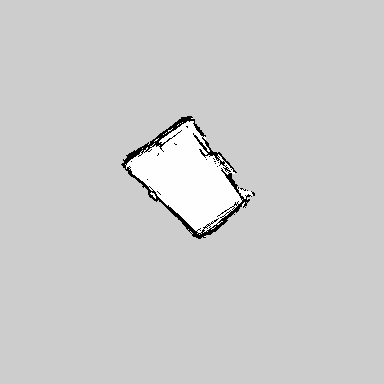
#> input picture SLAM/Office/gmapping/gmapping_dynamic_map.pgm, 384 x 384 px, given in place of gmapping_map_static_image.png, which was not available; the run also reads 1 picture not shown here
$ python map_similarity_comparision.py
#> lines starting #> are read from the running program, lines starting #| are printed output that depends on the picture; long printed decimals are rounded; pictures that were not available may be replaced by others from this repository, and a replacement may not be noted
from skimage.metrics import structural_similarity as ssim
import numpy as np
import cv2
from PIL import Image
import matplotlib.pyplot as plt

def zoom_in_image(image, zoom_factor=1.5):
    """
    Zoom in on the image by a specified zoom factor.

    :param image: The input image to zoom in on.
    :param zoom_factor: The factor by which to zoom in.
    :return: The zoomed-in image.
    """
    height, width = image.shape[:2]

    # Calculate the size of the central region
    new_height = int(height / zoom_factor)
    new_width = int(width / zoom_factor)

    # Calculate the coordinates of the central region
    top = (height - new_height) // 2
    left = (width - new_width) // 2
    bottom = top + new_height
    right = left + new_width

    # Crop the central region
    cropped_image = image[top:bottom, left:right]

    # Resize the cropped region back to the original size
    zoomed_image = cv2.resize(cropped_image, (width, height), interpolation=cv2.INTER_CUBIC)

    return zoomed_image

def resize_image(image, size=(480, 480)):
    # Resize image to the specified size
    return cv2.resize(image, size, interpolation=cv2.INTER_AREA)

def calculate_mse(imageA, imageB):
    # Mean Squared Error
    err = np.sum((imageA.astype("float") - imageB.astype("float")) ** 2)
    err /= float(imageA.shape[0] * imageA.shape[1])
    return err

def calculate_ssim(imageA, imageB):
    # Structural Similarity Index (SSIM)
    ssim_value, _ = ssim(imageA, imageB, full=True)
    return ssim_value

def calculate_entropy(image):
    # Calculate entropy of the image
    histogram, _ = np.histogram(image.flatten(), bins=256, range=(0, 256))
    histogram = histogram / histogram.sum()
    entropy = -np.sum(histogram * np.log2(histogram + 1e-7))
    return entropy

def compare_maps(static_map_path, dynamic_map_path):
    # Load the images
    static_map = np.array(Image.open(static_map_path).convert('L'))
#> static_map is the input picture: shape (384, 384); min 0, max 254, mean 204.8
    dynamic_map = np.array(Image.open(dynamic_map_path).convert('L'))

    # Zoom in on both images by a specified zoom factor
    static_map_zoomed = zoom_in_image(static_map, zoom_factor=1.33)
#> in zoom_in_image, `cropped_image = image[top:bottom, left:right]`:
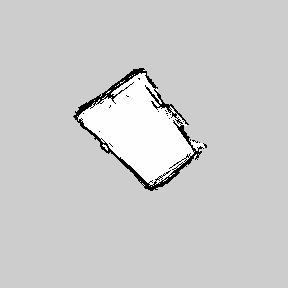
#> cropped_image: shape (288, 288); min 0, max 254, mean 204.7
    dynamic_map_zoomed = zoom_in_image(dynamic_map, zoom_factor=2.5)
#> call 2 of zoom_in_image, with zoom_factor = 2.5
#> in zoom_in_image (call 2), `cropped_image = image[top:bottom, left:right]`:
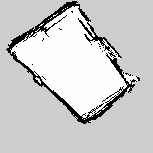
#> cropped_image: shape (153, 153); min 0, max 254, mean 204
#> in zoom_in_image (call 2), `zoomed_image = cv2.resize(cropped_image, (width, height), interpolatio..`:
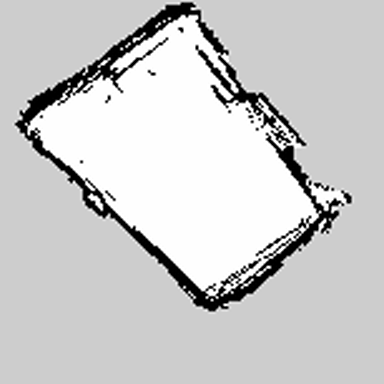
#> zoomed_image: shape (384, 384); min 0, max 255, mean 204.1

    # Resize both images to 480x480 pixels
    static_map_resized = resize_image(static_map_zoomed, size=(640, 640))
    dynamic_map_resized = resize_image(dynamic_map_zoomed, size=(640, 640))
#> call 2 of resize_image, with size = (640, 640)
#> in resize_image (call 2), `return cv2.resize(image, size, interpolation=cv2.INTER_AREA)`:
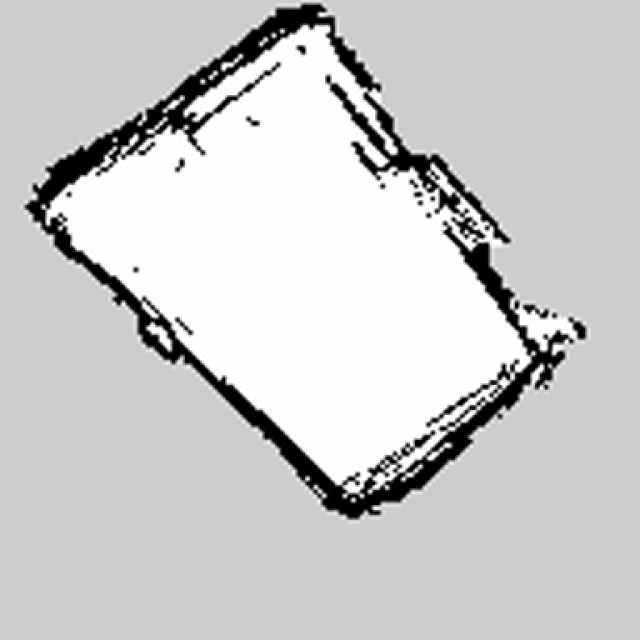
#> returned value: shape (640, 640); min 0, max 255, mean 204.1

    # Calculate metrics
    mse_value = calculate_mse(static_map_resized, dynamic_map_resized)
#> in calculate_mse, `err = np.sum((imageA.astype("float") - imageB.astype("float")) ** 2)`: err = 1.64e+09
#> in calculate_mse, `err /= float(imageA.shape[0] * imageA.shape[1])`: err = 4007.8
#> mse_value = 4007.8
    ssim_value = calculate_ssim(static_map_resized, dynamic_map_resized)
#> in calculate_ssim, `ssim_value, _ = ssim(imageA, imageB, full=True)`: ssim_value = 0.796
#> ssim_value = 0.796
    static_entropy = calculate_entropy(static_map_resized)
#> in calculate_entropy, `histogram, _ = np.histogram(image.flatten(), bins=256, range=(0, 256))`: histogram = 256 values, max 364554 at index 205, min 14 at index 114, mean 1600
#> in calculate_entropy, `histogram = histogram / histogram.sum()`: histogram = 256 values, max 0.89 at index 205, min 3.42e-05 at index 114, mean 0.00391
#> in calculate_entropy, `entropy = -np.sum(histogram * np.log2(histogram + 1e-7))`: entropy = 0.907
#> static_entropy = 0.907
    dynamic_entropy = calculate_entropy(dynamic_map_resized)
#> dynamic_entropy = 2.34

    # Print results
    print(f"Mean Squared Error (MSE): {mse_value}")
#| Mean Squared Error (MSE): 4007.834
    print(f"Structural Similarity Index (SSIM): {ssim_value}")
#| Structural Similarity Index (SSIM): 0.7956
    print(f"Entropy of Static Map: {static_entropy}")
#| Entropy of Static Map: 0.9068
    print(f"Entropy of Dynamic Map: {dynamic_entropy}")
#| Entropy of Dynamic Map: 2.340

    # Plot the images and their difference
    plt.figure(figsize=(10, 8))

    plt.subplot(1, 3, 1)
    plt.title('Static Environment Map')
    plt.imshow(static_map_resized, cmap='gray')
    plt.axis('off')

    plt.subplot(1, 3, 2)
    plt.title('Dynamic Environment Map')
    plt.imshow(dynamic_map_resized, cmap='gray')
    plt.axis('off')

    plt.subplot(1, 3, 3)
    plt.title('Difference Image')
    diff_image = cv2.absdiff(static_map_resized, dynamic_map_resized)
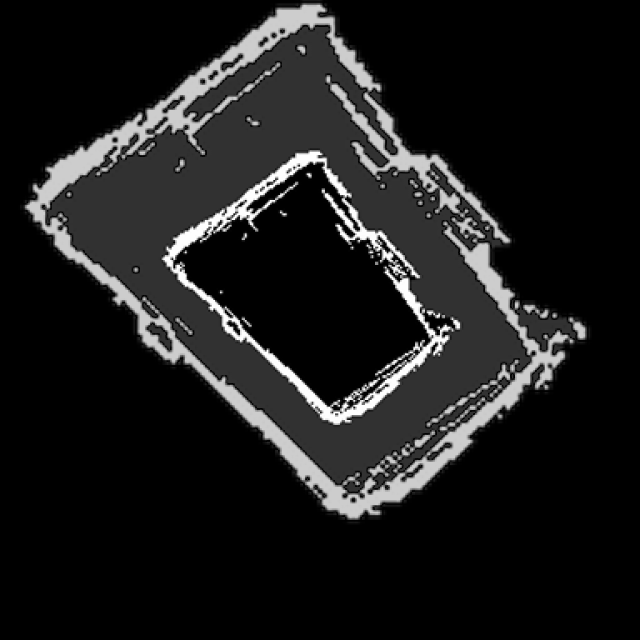
#> diff_image: shape (640, 640); min 0, max 254, mean 27.5
    plt.imshow(diff_image, cmap='hot')
    plt.axis('off')

    plt.tight_layout()

    output_file_path = '/home/sashitsharma/Desktop/thesis_github/Thesis/SLAM/Office/gmapping/dynamic_static_gmapping_comparision.png'  # Replace with your desired file path
    plt.savefig(output_file_path, bbox_inches='tight', pad_inches=0.1)
    plt.show()

if __name__ == "__main__":
    # Paths to the static and dynamic environment maps
    static_map_path = '/home/sashitsharma/Desktop/thesis_github/Thesis/SLAM/Office/gmapping/gmapping_map_static_image.png'  # Replace with your actual file path
    dynamic_map_path = '/home/sashitsharma/Desktop/thesis_github/Thesis/SLAM/Office/gmapping/gmapping_map_dynamic_image.png'  # Replace with your actual file path

    # Compare the maps
    compare_maps(static_map_path, dynamic_map_path)
